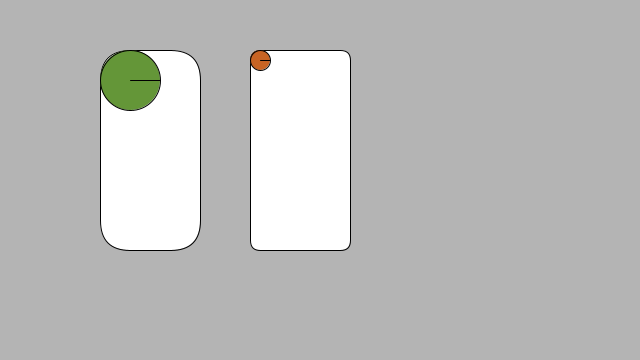
Frame 1 (no input)
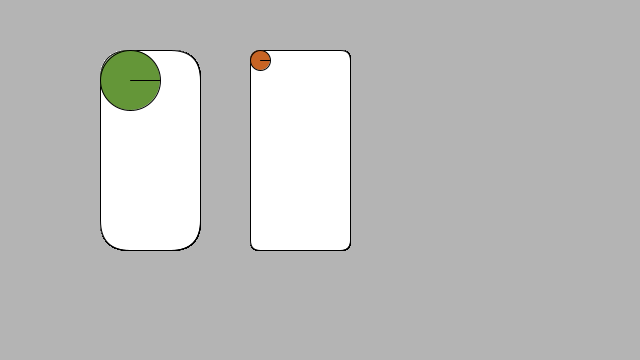
Frame 60 (the mouse pressed at the canvas centre just before this capture)
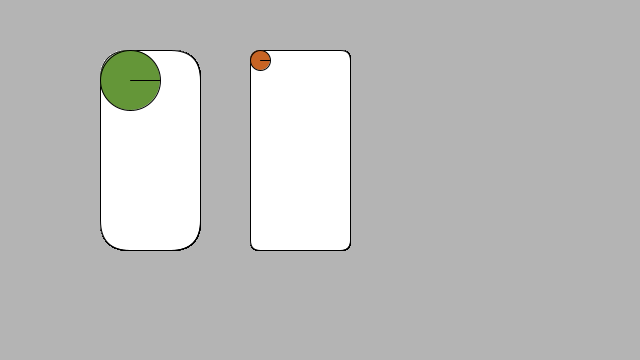
Frame 120 (the mouse held since frame 60 and released just before this capture)

The Processing sketch that drew these frames (run headless with seeded random() and noise(); from frame 60 on, the mouse is pressed at the canvas centre):

// Processing sketch: understanding_rounded_rect_corners
// ── understanding_rounded_rect_corners.pde
// -- Understanding rounded corners on rectangles in Processing
// -- Reference: https://processing.org/reference/rect_.html

void setup(){ 
  size(640,360);               // set window size
  background(180);             // set canvas background colour
}

void draw(){
  
  // draw rectangle one
  fill(255, 255, 255);         // rectangle colour is white
  
  rect(100, 50, 100, 200, 30); // rect(x, y, w, l, r); r is the radius of the circle used to round the corner
  
  ellipseMode(RADIUS);         // draw ellipse using x,y as its centrepoint
  fill(100, 150, 56);          // ellipse colour green
  ellipse(130, 80, 30, 30);    // ellipse(x, y, w, h); 
  line(130, 80, 160, 80);      // draw the radius 
  
  // draw rectangle two
  fill(255, 255, 255);         // same colour as rect one        
  rect(250, 50, 100, 200, 10); // rectangle two has a rounded corner radius of 10
  
  ellipseMode(RADIUS);
  fill(200, 100, 36);          // ellipse colour is burnt orange
  ellipse(260, 60, 10, 10);    
  line(260, 60, 270, 60);      // draw the radius 
}
